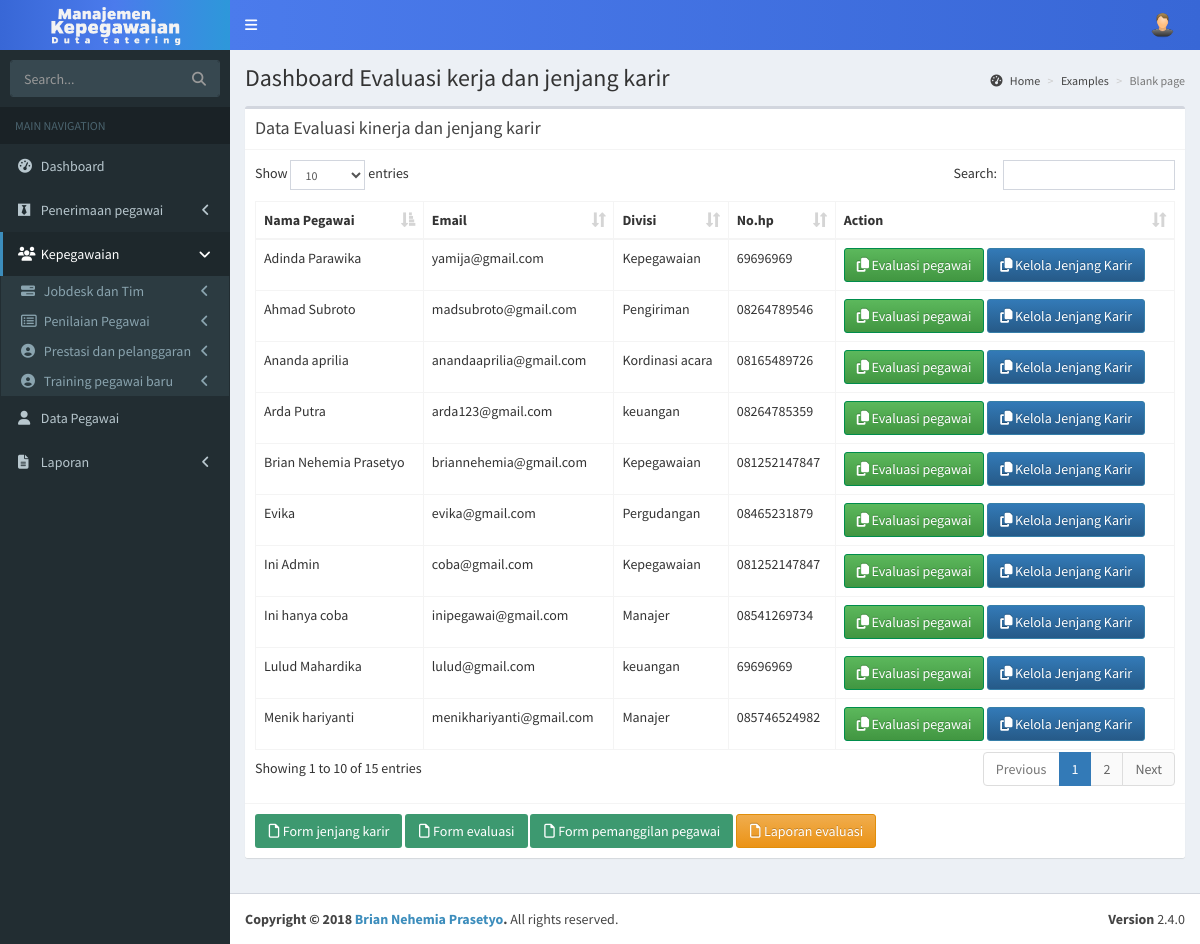
The page /admin/Dataevaluasi.php on the database its author committed.
### tables this page shows
CREATE TABLE `tbpegawai` (
  `idpegawai` varchar(11) NOT NULL,
  `username` varchar(200) NOT NULL,
  `password` varchar(200) NOT NULL,
  `namapegawai` varchar(100) NOT NULL,
  `email` varchar(200) NOT NULL,
  `alamat` varchar(100) NOT NULL,
  `tanggallahir` date DEFAULT NULL,
  `jeniskelamin` varchar(100) NOT NULL,
  `nohp` varchar(12) NOT NULL,
  `foto` varchar(500) NOT NULL,
  `tanggalaktifkerja` date DEFAULT NULL,
  `kodedivisi` varchar(11) DEFAULT NULL,
  `level` varchar(200) DEFAULT NULL,
  `idstatuspegawai` varchar(11) DEFAULT NULL,
  `idtim` varchar(11) DEFAULT NULL
);

CREATE TABLE `tbdivisi` (
  `kodedivisi` varchar(11) NOT NULL,
  `namadivisi` varchar(100) NOT NULL,
  `keterangan` varchar(500) NOT NULL
);

### db/mdl_penilaian.php (called while the page is built, shortened)
<?php
	class penilaian extends db_connect{
        public function readpenilaian1(){
            $con = $this->conn;
			$result = mysqli_query($con , "SELECT tbpegawai.*, tbdivisi.*
			FROM tbpegawai, tbdivisi
			WHERE tbpegawai.kodedivisi = tbdivisi.kodedivisi
			AND tbpegawai.kodedivisi is not null
			");
			return $result;
		}
	}
?>

### admin/Dataevaluasi.php (the view, shortened to what this page needs)
<?php
include 'header.php';
include 'adminsidebar.php';
?>
  <div class="content-wrapper">
    <section class="content-header">
      <h1>
        Dashboard Evaluasi kerja dan jenjang karir
      </h1>
      <ol class="breadcrumb">
        <li><a href="#"><i class="fa fa-dashboard"></i> Home</a></li>
        <li><a href="#">Examples</a></li>
        <li class="active">Blank page</li>
      </ol>
    </section>
    <section class="content">
      <div class="box">
        <div class="box-header with-border">
          <h3 class="box-title">Data Evaluasi kinerja dan jenjang karir</h3>
        </div>
        <div class="box-body" >
           <table  id="example2" class="table table-bordered table-hover">
                <thead>
                <tr>
                  <th>Nama Pegawai</th>
                  <th>Email</th>
                  <th>Divisi</th>
                  <th>No.hp</th>
                  <th>Action</th>
                </tr>
                </thead>
                <tbody>
                <?php
                 require '../db/mdl_penilaian.php';
                 $conn = new penilaian();
                $read = $conn->readpenilaian1();
				while($fetch = $read->fetch_array()){
				        ?>
                <tr>
                    <td><?php echo $fetch['namapegawai'];?></td>
                    <td><?php echo $fetch['email']?></td>
                    <td><?php echo $fetch['namadivisi'];?></td>
					<td><?php echo $fetch['nohp']?></td>
                  <td>
                    <a class="btn btn-success" href="#"><i style="width:12px;" class="fa fa-copy"></i>  Evaluasi pegawai</a>
                    <a class="btn btn-primary" href="#"><i style="width:12px;" class="fa fa-copy"></i>  Kelola Jenjang Karir</a>
                 </td>
					      </tr>
                <?php
					      }
				        ?>
                </tbody>
              </table>
            </div>
        <div class="box-footer">
        <a class="btn bg-olive" type="button" onclick="location.href='#'"><i style="width:12px;" class="fa fa-file-o"></i>  Form jenjang karir</a>
        <a class="btn bg-olive" type="button" onclick="location.href='#'"><i style="width:12px;" class="fa fa-file-o"></i>  Form evaluasi</a>
        <a class="btn bg-olive" type="button" onclick="location.href='#'"><i style="width:12px;" class="fa fa-file-o"></i>  Form pemanggilan pegawai</a>
        <a class="btn btn-warning bg-orange" href="#"><i style="width:12px;" class="fa fa-file-o"></i>  Laporan evaluasi</a>
        </div>
      </div>
    </section>
  </div>
<?php
include 'footer.php';
 ?>

### assets/css/_all-skins.css (style rules this page uses)
.skin-blue .content-header { background: transparent; }

### rows shown on the page
tbpegawai: namapegawai "Brian Nehemia Prasetyo", email "briannehemia@gmail.com", kodedivisi.namadivisi "Kepegawaian", nohp "081252147847"
tbpegawai: namapegawai "Ini Admin", email "coba@gmail.com", kodedivisi.namadivisi "Kepegawaian", nohp "081252147847"
tbpegawai: namapegawai "Ini hanya coba", email "inipegawai@gmail.com", kodedivisi.namadivisi "Manajer", nohp "08541269734"
tbpegawai: namapegawai "Lulud Mahardika", email "lulud@gmail.com", kodedivisi.namadivisi "keuangan", nohp "69696969"
tbpegawai: namapegawai "Adinda Parawika", email "yamija@gmail.com", kodedivisi.namadivisi "Kepegawaian", nohp "69696969"
tbpegawai: namapegawai "Arda Putra", email "arda123@gmail.com", kodedivisi.namadivisi "keuangan", nohp "08264785359"
tbpegawai: namapegawai "Ananda aprilia", email "anandaaprilia@gmail.com", kodedivisi.namadivisi "Kordinasi acara", nohp "08165489726"
tbpegawai: namapegawai "Evika", email "evika@gmail.com", kodedivisi.namadivisi "Pergudangan", nohp "08465231879"
tbpegawai: namapegawai "Ahmad Subroto", email "madsubroto@gmail.com", kodedivisi.namadivisi "Pengiriman", nohp "08264789546"
tbpegawai: namapegawai "Menik hariyanti", email "menikhariyanti@gmail.com", kodedivisi.namadivisi "Manajer", nohp "085746524982"
